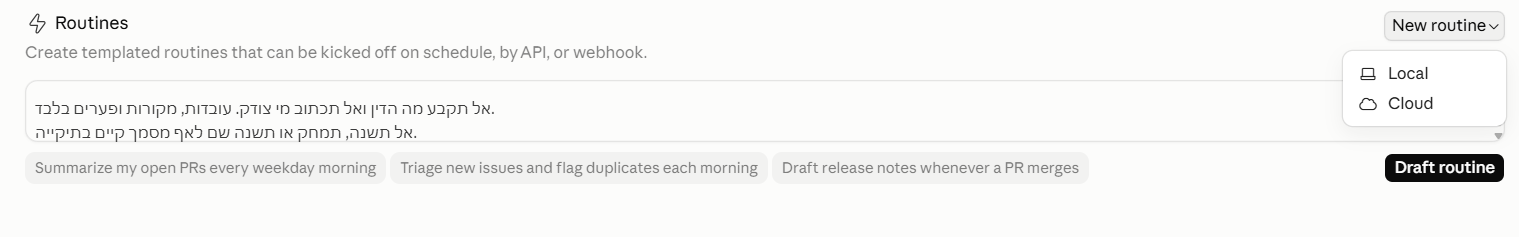
#> input picture skills/qa/chapter-scheduled-assets/raw-286.png, 1519 x 237 px, found by its file name
$ python cut_localcloud.py
#> lines starting #> are read from the running program, lines starting #| are printed output that depends on the picture
# -*- coding: utf-8 -*-
"""The New routine arrow opened, showing Local above Cloud. The section tells the
reader to choose Local and until now showed only the closed button."""
import os
from PIL import Image

ROOT = r"C:\Users\Tzahi\OneDrive\שולחן העבודה\LEGAL-MIND-CLAUDE-DESKTOP-GUIDE\.github-live-repo\legal-mind-claude-guides"
D = os.path.join(ROOT, "skills", "qa", "chapter-scheduled-assets")

im = Image.open(os.path.join(D, "raw-286.png")).convert("RGB")
out = os.path.join(D, "cut-local-cloud.png")
im.crop((1300, 0, 1519, 150)).save(out)
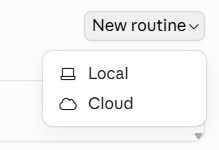
#> saved as cut-local-cloud.png: PIL image 219x150 RGB; mean R, G, B 244.8, 244.8, 244.2
print(out, Image.open(out).size)
